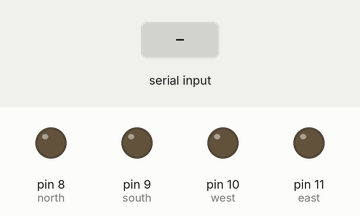
A sketch run on a simulated Arduino Uno, built with avr-gcc and run on an emulated ATmega328P. Parts: output pins drawn as LEDs (lit = HIGH). Inputs (shaded band) come from the test bench.

Above: at 1.2 s.
1.3 s: "n" received over Serial
At 1.7 s:
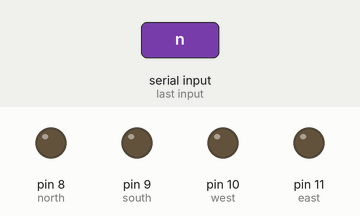
2.8 s: "s" received over Serial
At 4.0 s:
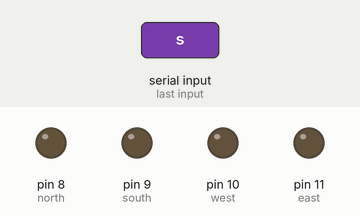
4.3 s: "e" received over Serial
At 5.2 s:
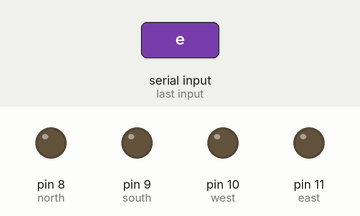
5.8 s: "w" received over Serial
At 6.3 s:
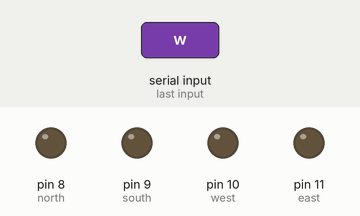
7.3 s: "a" received over Serial
At 8.5 s:
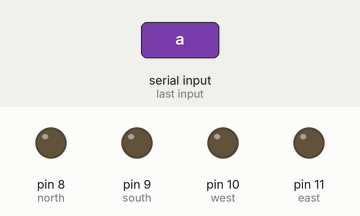
8.8 s: "b" received over Serial
At 9.8 s:
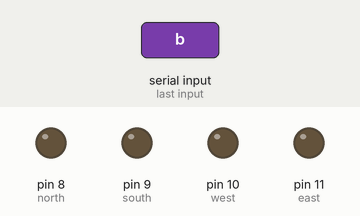
Timing chart, 0 to 11.3 s (numbered marks = the images above; inputs shaded):
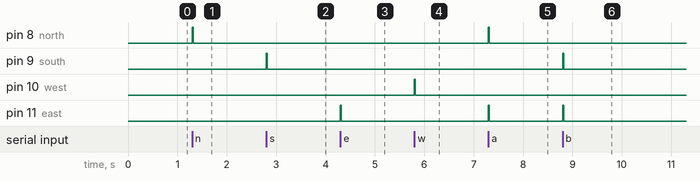

The sketch:

Serial_LEDs.ino
```cpp
const int north = 8;
const int south = 9;
const int east = 11;
const int west = 10;

int state = 1; //For the idle function
char rxChar = 0;

void setup() {
  pinMode(north, OUTPUT);
  pinMode(south, OUTPUT);
  pinMode(east, OUTPUT);
  pinMode(west, OUTPUT);

  Serial.begin(115200);
  Serial.setTimeout(1);
}

void loop() {
  if(Serial.available() > 0) {

    rxChar = Serial.read();
    Serial.flush();

    switch (rxChar) {

      case 'n':
        if (digitalRead(north) == LOW){
          digitalWrite(north, HIGH);
        }
        break;

      case 's':
        if (digitalRead(south) == LOW){
          digitalWrite(south, HIGH);
        }
        break;

      case 'e':
        if (digitalRead(east) == LOW){
          digitalWrite(east, HIGH);
        }
        break;

      case 'w':
        if (digitalRead(west) == LOW){
          digitalWrite(west, HIGH);
        }
        break;

      case 'a':
        if (digitalRead(north) == LOW || digitalRead(east) == LOW){
          digitalWrite(north, HIGH);
          digitalWrite(east, HIGH);
        }
        break;

      case 'b':
        if (digitalRead(south) == LOW || digitalRead(east) == LOW){
          digitalWrite(south, HIGH);
          digitalWrite(east, HIGH);
        }
        break;

      case 'c':
        if (digitalRead(south) == LOW || digitalRead(west) == LOW){
          digitalWrite(south, HIGH);
          digitalWrite(west, HIGH);
        }
        break;

      case 'd':
        if (digitalRead(north) == LOW || digitalRead(west) == LOW){
          digitalWrite(north, HIGH);
          digitalWrite(west, HIGH);
        }
        break;

      case 'p':
        Serial.write("Pong!\n");
        break;
    }
    delay(20);

  } else {

    allOff();
    //idle();

  }
}

void allOff() {
  digitalWrite(north, LOW);
  digitalWrite(south, LOW);
  digitalWrite(east, LOW);
  digitalWrite(west, LOW);
}

void idle() {

  digitalWrite(north, state);
  delay(500);
  digitalWrite(south, state);
  delay(500);
  digitalWrite(east, state);
  delay(500);
  digitalWrite(west, state);
  delay(500);

  if (state) {
    state = 0;
  } else {
    state = 1;
  }

}
```

Measured:
- after the input at 1.3 s, pin 8 (north): LOW → HIGH at once, → LOW 0.02 s later
- after the input at 2.8 s, pin 9 (south): LOW → HIGH at once, → LOW 0.02 s later
- after the input at 4.3 s, pin 11 (east): LOW → HIGH at once, → LOW 0.02 s later
- after the input at 5.8 s, pin 10 (west): LOW → HIGH at once, → LOW 0.02 s later
- after the input at 7.3 s, pin 8 (north), pin 11 (east): LOW → HIGH at once, → LOW 0.02 s later
- after the input at 8.8 s, pin 9 (south), pin 11 (east): LOW → HIGH at once, → LOW 0.02 s later
